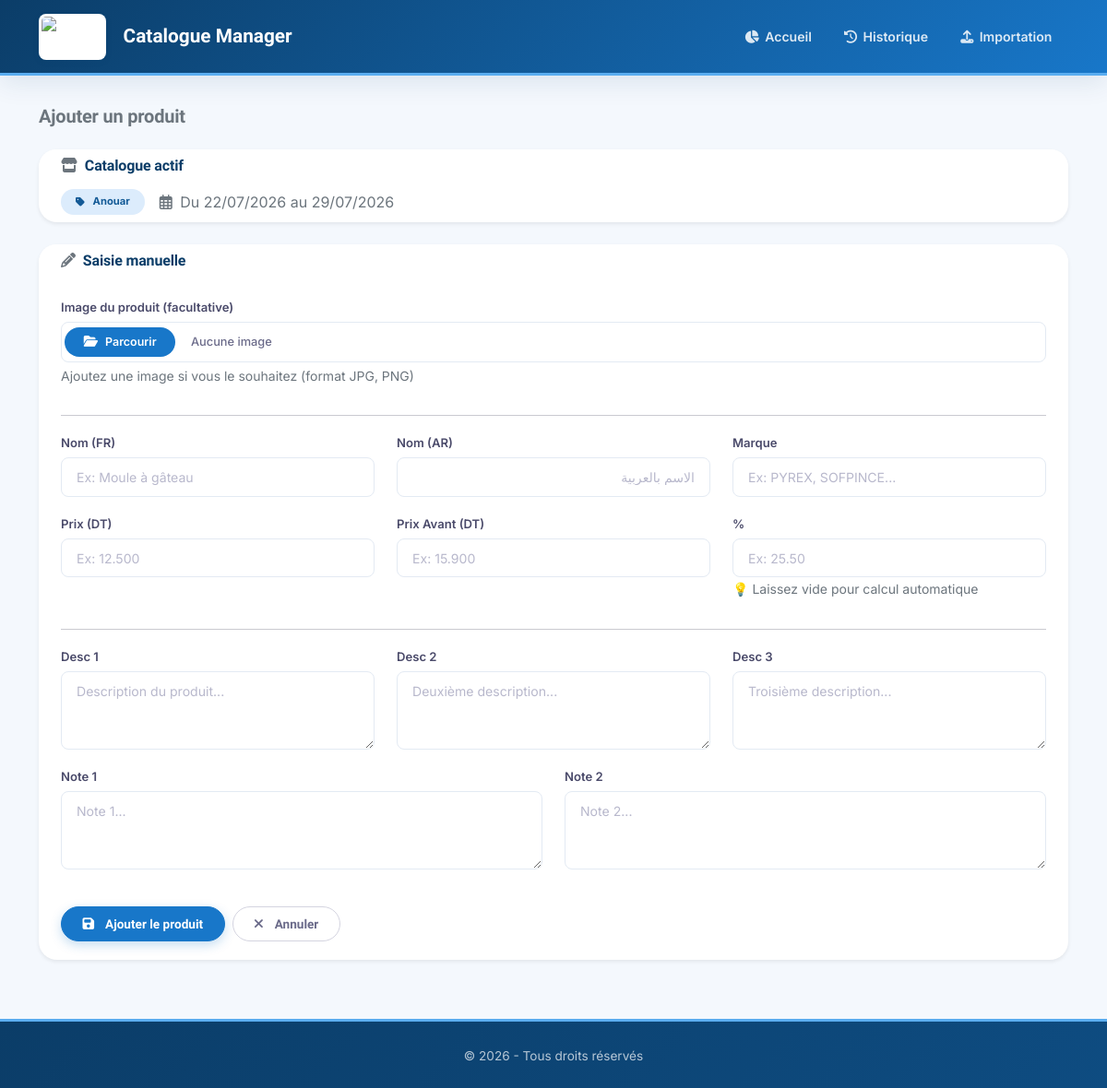
The app's page /product/add/ with its own data.
### catalogue_app/models.py (models this page shows, shortened)
class Catalogue(models.Model):
    enseigne = models.ForeignKey(Enseigne, on_delete=models.CASCADE, verbose_name="Enseigne")
    date_debut = models.DateField(verbose_name="Date de début")
    date_fin = models.DateField(verbose_name="Date de fin")
    date_upload = models.DateTimeField(auto_now_add=True, verbose_name="Date d'upload")
    image_path = models.CharField(max_length=255, blank=True, null=True, verbose_name="Chemin de l'image")
    note = models.CharField(
        max_length=255,
        blank=True,
        null=True,
        verbose_name="Note (ex: Saint Valentin, Noël, Eid...)"
    )
    class Meta:
        unique_together = ['enseigne', 'date_debut', 'date_fin']
        verbose_name = "Catalogue"
        verbose_name_plural = "Catalogues"
        ordering = ['-date_upload']

class Enseigne(models.Model):
    ENSEIGNE_CHOICES = [
        ('MG', 'MG'),
        ('Carrefour', 'Carrefour'),
        ('Carrefour Market', 'Carrefour Market'),
        ('Carrefour Express', 'Carrefour Express'),
        ('Aziza', 'Aziza'),
        ('Anouar', 'Anouar'),
        ('Géant', 'Géant'),
        ('Monoprix', 'Monoprix'),
        ('autre', 'Autre'),
    ]
    nom = models.CharField(
        max_length=50,
        choices=ENSEIGNE_CHOICES,
        default='autre',
        verbose_name="Nom de l'enseigne"
    )
    created_at = models.DateTimeField(auto_now_add=True)
    class Meta:
        verbose_name = "Enseigne"
        verbose_name_plural = "Enseignes"
        ordering = ['nom']

### catalogue_app/views.py (the view, shortened to what this page needs)
# urls.py: path('product/add/', views.add_product, name='add_product'),
def add_product(request):
    catalogue_id = request.session.get('active_catalogue_id')
    catalogue = None
    if catalogue_id:
        try:
            catalogue = Catalogue.objects.get(id=catalogue_id)
        except Catalogue.DoesNotExist:
            catalogue = None
    if not catalogue:
        dernier_produit = Produit.objects.filter(est_sauvegarde=False).order_by('-created_at').first()
        if dernier_produit and dernier_produit.catalogue:
            catalogue = dernier_produit.catalogue
            request.session['active_catalogue_id'] = catalogue.id
            print(f"✅ Catalogue récupéré depuis la base: ID {catalogue.id}")
    if not catalogue:
        messages.error(request, "❌ Aucun catalogue actif. Veuillez d'abord uploader une image.")
        return redirect('upload')
    context = {
        'catalogue': catalogue,
    }
    return render(request, 'add_product.html', context)

### catalogue_app/templates/add_product.html (shortened to what this page needs)
{% extends 'base.html' %}
{% load static %}
{% block content %}
<div class="d-flex justify-content-between align-items-center mb-4">
    <h5 class="fw-bold mb-0 text-secondary">
        Ajouter un produit
    </h5>
</div>
<div class="card border-0 shadow-sm mb-4">
    <div class="card-header bg-white border-0 py-2">
        <h6 class="fw-bold mb-0"><i class="fas fa-store text-secondary me-2"></i>Catalogue actif</h6>
    </div>
    <div class="card-body py-2">
        {% if catalogue %}
            <div class="d-flex flex-wrap gap-3 align-items-center">
                <span class="badge bg-primary rounded-pill px-3 py-2">
                    <i class="fas fa-tag me-1"></i> {{ catalogue.enseigne.nom }}
                </span>
                <span class="text-muted">
                    <i class="far fa-calendar-alt me-1"></i>
                    Du {{ catalogue.date_debut|date:"d/m/Y" }} au {{ catalogue.date_fin|date:"d/m/Y" }}
                </span>
            </div>
        {% else %}
            <span class="text-muted">Aucun catalogue actif. Veuillez d'abord importer une image.</span>
        {% endif %}
    </div>
</div>
<div class="card border-0 shadow-sm">
    <div class="card-header bg-white border-0 py-2">
        <h6 class="fw-bold mb-0"><i class="fas fa-pencil-alt text-secondary me-2"></i>Saisie manuelle</h6>
    </div>
    <div class="card-body">
        <form method="post" enctype="multipart/form-data" id="addProductForm">
            <div class="row">
                <div class="col-12">
                    <div class="mb-3">
                        <label class="form-label fw-semibold">Image du produit (facultative)</label>
                        <div class="file-upload-wrapper" style="position: relative; display: flex; align-items: center; gap: 0.75rem; width: 100%; border: 1.5px solid var(--line); border-radius: var(--radius-sm); padding: 0.2rem 0.5rem 0.2rem 0.2rem; transition: all var(--transition-normal); min-height: 44px; background: var(--surface);">
                            <div class="file-upload-btn" style="display: inline-flex; align-items: center; justify-content: center; background: var(--blue-600); color: #fff; padding: 0.4rem 1rem; border-radius: 9999px; font-weight: 600; font-size: 0.78rem; cursor: pointer; transition: all var(--transition-normal); white-space: nowrap; z-index: 1; min-width: 120px; border: none; margin: 0; pointer-events: none; flex-shrink: 0;">
                                <i class="fas fa-folder-open me-2"></i> Parcourir
                            </div>
                            <span class="file-upload-info" id="fileInfo" style="flex: 1; color: var(--gray-600); font-size: 0.8rem; padding: 0 0.3rem; white-space: nowrap; overflow: hidden; text-overflow: ellipsis; min-width: 0; font-weight: 500;">Aucune image</span>
                        </div>
                        <small class="text-muted d-block mt-1">Ajoutez une image si vous le souhaitez (format JPG, PNG)</small>
                    </div>
                </div>
            </div>
            <hr>
            <div class="row">
                <div class="col-md-4">
                    <div class="mb-3">
                        <label class="form-label fw-semibold">Nom (FR)</label>
                        <input type="text" class="form-control" name="nom_fr" placeholder="Ex: Moule à gâteau">
                    </div>
                </div>
                <div class="col-md-4">
                    <div class="mb-3">
                        <label class="form-label fw-semibold">Nom (AR)</label>
                        <input type="text" class="form-control" name="nom_ar" placeholder="الاسم بالعربية" dir="rtl">
                    </div>
                </div>
                <div class="col-md-4">
                    <div class="mb-3">
                        <label class="form-label fw-semibold">Marque</label>
                        <input type="text" class="form-control" name="marque" placeholder="Ex: PYREX, SOFPINCE...">
                    </div>
                </div>
            </div>
            <div class="row">
                <div class="col-md-4">
                    <div class="mb-3">
                        <label class="form-label fw-semibold">Prix (DT)</label>
                        <input type="number" step="0.001" class="form-control" name="prix" placeholder="Ex: 12.500">
                    </div>
                </div>
                <div class="col-md-4">
                    <div class="mb-3">
                        <label class="form-label fw-semibold">Prix Avant (DT)</label>
                        <input type="number" step="0.001" class="form-control" name="prix_avant" placeholder="Ex: 15.900">
                    </div>
                </div>
                <div class="col-md-4">
                    <div class="mb-3">
                        <label class="form-label fw-semibold">%</label>
                        <input type="number" step="0.01" class="form-control" name="pourcentage" placeholder="Ex: 25.50">
                        <small class="text-muted">💡 Laissez vide pour calcul automatique</small>
                    </div>
                </div>
            </div>
            <hr>
            <div class="row">
                <div class="col-md-4">
                    <div class="mb-3">
                        <label class="form-label fw-semibold">Desc 1</label>
                        <textarea class="form-control" name="desc_1" rows="3" placeholder="Description du produit..." dir="auto"></textarea>
                    </div>
                </div>
                <div class="col-md-4">
                    <div class="mb-3">
                        <label class="form-label fw-semibold">Desc 2</label>
                        <textarea class="form-control" name="desc_2" rows="3" placeholder="Deuxième description..." dir="auto"></textarea>
                    </div>
                </div>
                <div class="col-md-4">
                    <div class="mb-3">
                        <label class="form-label fw-semibold">Desc 3</label>
                        <textarea class="form-control" name="desc_3" rows="3" placeholder="Troisième description..." dir="auto"></textarea>
                    </div>
                </div>
            </div>
            <div class="row">
                <div class="col-md-6">
                    <div class="mb-3">
                        <label class="form-label fw-semibold">Note 1</label>
                        <textarea class="form-control" name="note_1" rows="3" placeholder="Note 1..."></textarea>
                    </div>
                </div>
                <div class="col-md-6">
                    <div class="mb-3">
                        <label class="form-label fw-semibold">Note 2</label>
                        <textarea class="form-control" name="note_2" rows="3" placeholder="Note 2..."></textarea>
                    </div>
                </div>
            </div>
            <div class="d-flex gap-2 mt-4">
                <button type="submit" name="save_product" value="1" class="btn btn-primary" style="border-radius: 9999px;">
                    <i class="fas fa-save me-1"></i>Ajouter le produit
                </button>
                <a href="{% url 'upload' %}" class="btn btn-outline-secondary" style="border-radius: 9999px; text-decoration: none;">
                    <i class="fas fa-times me-1"></i>Annuler
                </a>
            </div>
        </form>
    </div>
</div>
{% endblock %}

### catalogue_app/static/css/delice_style.css (style rules this page uses)
:root { --blue-900: #0b3d68; --blue-800: #0e4c81; --blue-700: #135a96; --blue-600: #1877c9; --blue-500: #2f93e6; --blue-400: #5aadf0; --blue-300: #85c4f5; --blue-200: #b0d9f9; --blue-100: #dcecfc; --blue-50: #f0f7fe; --gray-900: #1a1a2e; --gray-800: #2d2d44; --gray-700: #4a4a6a; --gray-600: #6b6b8a; --gray-500: #9a9ab0; --gray-400: #b8b8cc; --gray-300: #d4d4e0; --gray-200: #e8e8f0; --gray-100: #f5f5fa; --gray-50: #fafaff; --sky: #f4f8fd; --surface: #ffffff; --line: #e3eaf3; --red-500: #ef1212; --green-500: #28a745; --font-display: 'Sora', 'Segoe UI', Arial, sans-serif; --font-body: 'Inter', 'Segoe UI', Arial, sans-serif; --radius-sm: 8px; --radius-md: 14px; --radius-lg: 20px; --radius-xl: 26px; --shadow-sm: 0 2px 8px rgba(11, 61, 104, 0.06); --shadow-md: 0 8px 28px rgba(11, 61, 104, 0.10); --shadow-lg: 0 16px 48px rgba(11, 61, 104, 0.14); --shadow-xl: 0 24px 64px rgba(11, 61, 104, 0.18); --transition-fast: 0.15s ease; --transition-normal: 0.25s ease; --transition-slow: 0.4s ease; }
html, body { background: var(--sky); font-family: var(--font-body); color: var(--gray-800); min-height: 100vh; }
h1, h2, h3, h4, h5, h6 { font-family: var(--font-display); color: var(--blue-900); font-weight: 700; letter-spacing: -0.01em; }
a { color: var(--blue-700); text-decoration: none; transition: color var(--transition-fast); }
.card { border: 1px solid var(--line); border-radius: var(--radius-lg); box-shadow: var(--shadow-sm); transition: all var(--transition-normal); background: var(--surface); }
.card-header { border-radius: calc(var(--radius-lg) - 1px) calc(var(--radius-lg) - 1px) 0 0 !important; font-family: var(--font-display); font-weight: 700; border-bottom: 1px solid var(--line); background: var(--gray-50); padding: 0.9rem 1.5rem; }
.card-body { padding: 1.25rem 1.5rem; }
.form-control, .form-select { border: 1.5px solid var(--line); border-radius: var(--radius-sm); padding: 0.6rem 1rem; font-family: var(--font-body); font-size: 0.88rem; transition: all var(--transition-normal); background: var(--surface); color: var(--gray-800); }
.form-control::placeholder { color: var(--gray-400); }
.form-label { font-weight: 600; font-size: 0.82rem; color: var(--gray-700); margin-bottom: 0.35rem; }
.btn { font-family: var(--font-display); font-weight: 700; font-size: 0.85rem; padding: 0.5rem 1.4rem; border-radius: 9999px; border: 1.5px solid transparent; transition: all var(--transition-normal); display: inline-flex; align-items: center; justify-content: center; gap: 0.5rem; cursor: pointer; }
.btn i { font-size: 0.9rem; }
.btn-primary { background: var(--blue-600); color: #fff; border-color: var(--blue-600); box-shadow: 0 4px 12px rgba(24, 119, 201, 0.25); }
.btn-outline-secondary { background: transparent; color: var(--gray-600); border-color: var(--gray-300); }
.badge { font-weight: 700; padding: 0.3rem 0.7rem; border-radius: 9999px; font-size: 0.7rem; display: inline-flex; align-items: center; gap: 0.3rem; }
.badge.bg-primary { background: var(--blue-100) !important; color: var(--blue-700) !important; }
.file-upload-wrapper { position: relative; display: flex; align-items: center; gap: 0.75rem; width: 100%; background: var(--surface); border: 2px dashed var(--blue-300); border-radius: 9999px; padding: 0.2rem 0.5rem 0.2rem 0.2rem; transition: all var(--transition-normal); min-height: 48px; background: var(--blue-50); }
.file-upload-wrapper .file-upload-btn { display: inline-flex; align-items: center; justify-content: center; background: var(--blue-600); color: #fff; padding: 0.4rem 1rem; border-radius: 9999px; font-weight: 600; font-size: 0.78rem; cursor: pointer; transition: all var(--transition-normal); white-space: nowrap; z-index: 1; min-width: 120px; border: none; margin: 0; pointer-events: none; flex-shrink: 0; }
.file-upload-wrapper .file-upload-btn i { font-size: 0.85rem; margin-right: 0.3rem; }
.file-upload-wrapper .file-upload-info { flex: 1; color: var(--gray-600); font-size: 0.8rem; padding: 0 0.3rem; white-space: nowrap; overflow: hidden; text-overflow: ellipsis; min-width: 0; font-weight: 500; }

### records on screen
Catalogue: enseigne.nom "Anouar", date_debut "22/07/2026", date_fin "29/07/2026"
